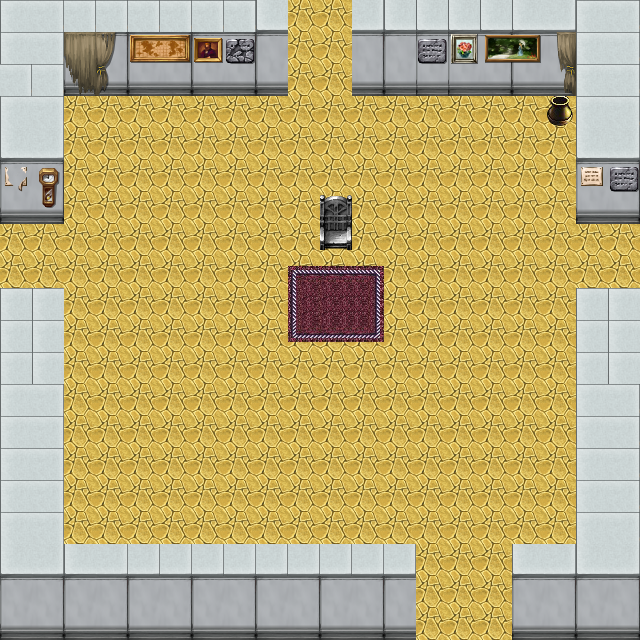

A 2D game scene composited from a Tiled map and its tileset images. What follows is a short description and the map's XML, with each tile layer's data collapsed to a summary:
An orthogonal 20x20 tile map with 32x32 px tiles, 3 tile layers (background, buildings, cover) and 7 objects (6x door, player).

<map version="1.0" tiledversion="1.1.5" orientation="orthogonal" renderorder="right-down" width="20" height="20" tilewidth="32" tileheight="32" infinite="0" nextobjectid="11">
 <tileset firstgid="1" name="map2" tilewidth="32" tileheight="32" tilecount="1600" columns="40">
  <image source="../Game-GetOut/assets/images/map2.png" width="1280" height="1280" />
 </tileset>
 <layer name="background" width="20" height="20">
  <data>[400 cells, 400 non-empty, 4 distinct tile ids]</data>
 </layer>
 <layer name="buildings" width="20" height="20">
  <properties>
   <property name="collision" type="bool" value="true" />
  </properties>
  <data>[400 cells, 156 non-empty, 11 distinct tile ids]</data>
 </layer>
 <layer name="cover" width="20" height="20">
  <data>[400 cells, 28 non-empty, 27 distinct tile ids]</data>
 </layer>
 <objectgroup name="objects">
  <object id="1" name="player" type="player" x="319" y="279" width="32" height="32">
   <properties>
    <property name="group" value="players" />
    <property name="texture" value="player_spritesheet" />
    <property name="walking_speed" type="int" value="50" />
   </properties>
  </object>
  <object id="2" name="door" type="door" x="420" y="605" width="87" height="32">
   <properties>
    <property name="group" value="doors" />
    <property name="next_level" value="assets/preload/map1.json" />
    <property name="texture" value="" />
   </properties>
  </object>
  <object id="6" name="door" type="door" x="420" y="605" width="87" height="32">
   <properties>
    <property name="group" value="doors" />
    <property name="next_level" value="assets/preload/map1.json" />
    <property name="texture" value="" />
   </properties>
  </object>
  <object id="7" name="door" type="door" x="291.5" y="30" width="57" height="32">
   <properties>
    <property name="group" value="doors" />
    <property name="next_level" value="assets/preload/map5.json" />
    <property name="texture" value="" />
   </properties>
  </object>
  <object id="8" name="door" type="door" x="420" y="605" width="87" height="32">
   <properties>
    <property name="group" value="doors" />
    <property name="next_level" value="assets/preload/map1.json" />
    <property name="texture" value="" />
   </properties>
  </object>
  <object id="9" name="door" type="door" x="603.5" y="225" width="35" height="66">
   <properties>
    <property name="group" value="doors" />
    <property name="next_level" value="assets/preload/map4.json" />
    <property name="texture" value="" />
   </properties>
  </object>
  <object id="10" name="door" type="door" x="2.5" y="224" width="32" height="63">
   <properties>
    <property name="group" value="doors" />
    <property name="next_level" value="assets/preload/map3.json" />
    <property name="texture" value="" />
   </properties>
  </object>
 </objectgroup>
</map>
